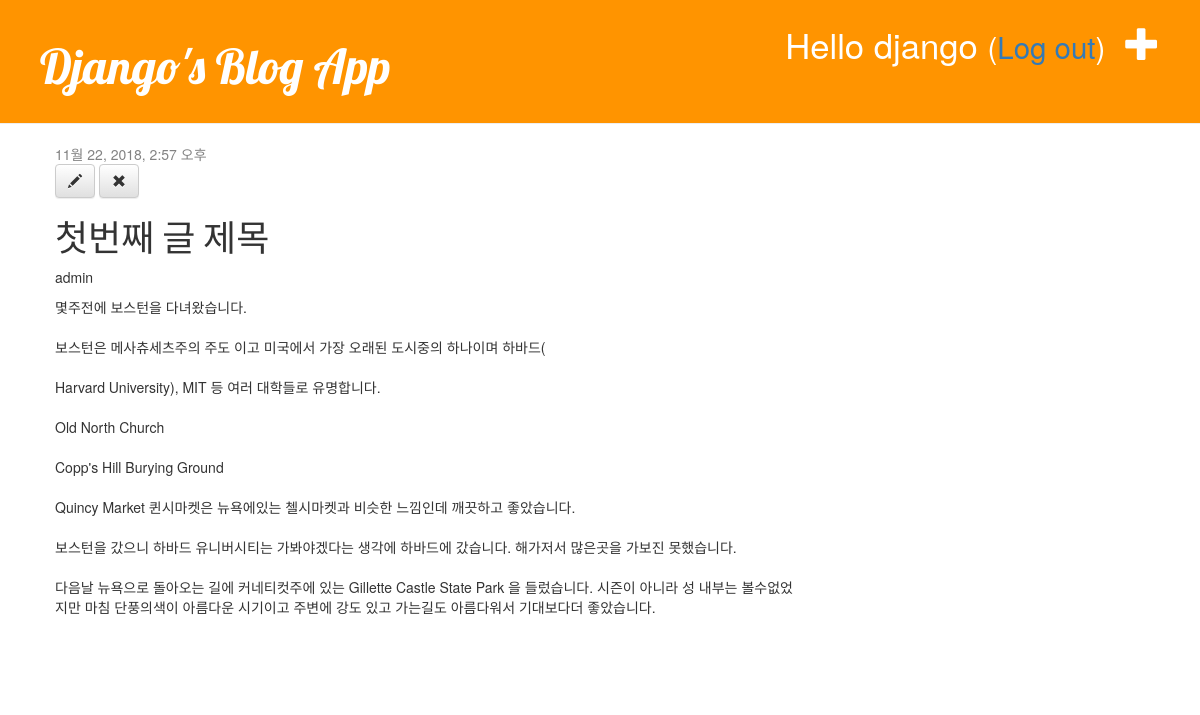
Page /post/1/ (signed in) on the committed database.
### blog/models.py (models this page shows, shortened)
class Post(models.Model):
    author = models.ForeignKey('auth.User',on_delete=models.CASCADE)
    title = models.CharField(max_length=200,validators=[min_length_3_validator])
    text = models.TextField()
    created_date = models.DateTimeField(default=timezone.now())
    published_date = models.DateTimeField(blank=True,null=True)

### blog/views.py (the view)
# urls.py: url(r'^post/(?P<pk>\d+)/$',views.post_detail,name='post_detail'),
def post_detail(request,pk):
    post = get_object_or_404(Post,pk=pk)
    return render(request,'blog/post_detail.html',{'post':post})

### blog/templates/blog/post_detail.html
{% extends 'blog/base.html' %}
{% block content %}
    <div class="post">
        {% if post.published_date %}
            <div class="date">
                {{post.published_date}}
            </div>
        {% endif %}
        {% if user.is_authenticated%}
            <a class="btn btn-default" href="{% url 'post_edit' pk=post.pk %}">
            <span class="glyphicon glyphicon-pencil"></span></a>
            <a class="btn btn-default" href="{% url 'post_remove' pk=post.pk %}">
            <span class="glyphicon glyphicon-remove"></span></a>
        {% endif%}
        <h1>{{post.title}}</h1>
        <p>{{post.author}}</p>
        <p>
            {{post.text|linebreaksbr}}
        </p>
    </div>
{% endblock %}

### blog/templates/blog/base.html (shortened to what this page needs)
<!DOCTYPE html>
{% load static %}
<html lang="en">
<head>
    <link rel="stylesheet" href="//maxcdn.bootstrapcdn.com/bootstrap/3.2.0/css/bootstrap.min.css">
    <link rel="stylesheet" href="//maxcdn.bootstrapcdn.com/bootstrap/3.2.0/css/bootstrap-theme.min.css">
    <link rel="stylesheet" href="{% static 'css/blog.css' %}">
</head>
<body>
<div class="page-header">
    {% if user.is_authenticated %}
        <a href="{% url 'post_new' %}" class="top-menu">
        <span class="glyphicon glyphicon-plus"></span></a>
        <p class="top-menu">Hello {{ user.username }}
            <small>(<a href="{% url 'logout' %}?next={{request.path}}">Log out</a>)</small></p>
    {% else %}
        <a href="{% url 'login' %}" class="top-menu">
        <span class="glyphicon glyphicon-lock"></span></a>
    {% endif %}
    <h1><a href="/">Django's Blog App</a></h1>
</div>
<div class="content container">
    <div class="row">
        <div class="col-md-8">
            {% block content %}
            {% endblock %}
        </div>
    </div>
</div>
</body>
</html>

### blog/static/css/blog.css (style rules this page uses)
.page-header { background-color: #ff9400; margin-top: 0; padding: 20px 20px 20px 40px; }
.page-header h1, .page-header h1 a, .page-header h1 a:visited, .page-header h1 a:active { color: #ffffff; font-size: 36pt; text-decoration: none; }
.content { margin-left: 40px; }
h1, h2, h3, h4 { font-family: 'Lobster', cursive; }
.date { color: #828282; }
.top-menu, .top-menu:hover, .top-menu:visited { color: #ffffff; float: right; font-size: 26pt; margin-right: 20px; }
.post { margin-bottom: 70px; }

### rows in the picture
Post: published_date "11월 22, 2018, 2:57 오후", title "첫번째 글 제목", author "admin", text "몇주전에 보스턴을 다녀왔습니다. 보스턴은 메사츄세츠주의 주도 이고 미국에서 가장 오래된 도시중의 하나이며 하바드( Harvard University), MIT 등 여러 대학들로 유명합니다. Old North Church Copp's Hill Burying Ground Quincy Market 퀸시마켓은 뉴욕에있는 첼시마켓과 비슷한 느낌인데 깨끗하고 좋았습니다. 보스턴을 갔으니 하바드 유니버시티는 가봐야겠다는 생각에 하바드에 갔습니다. 해가저서 많은곳을 가보진 못했습니다. 다음날 뉴욕으로 돌아오는 길에 커네티컷주에 있는 Gillette Castle State Park 을 들렀습니다. 시즌이 아니라 성 내부는 볼수없었지만 마침 단풍의색이 아름다운 시기이고 주변에 강도 있고 가는길도 아름다워서 기대보다더 좋았습니다."

### other values in the picture
{{ user.username }} "django"
